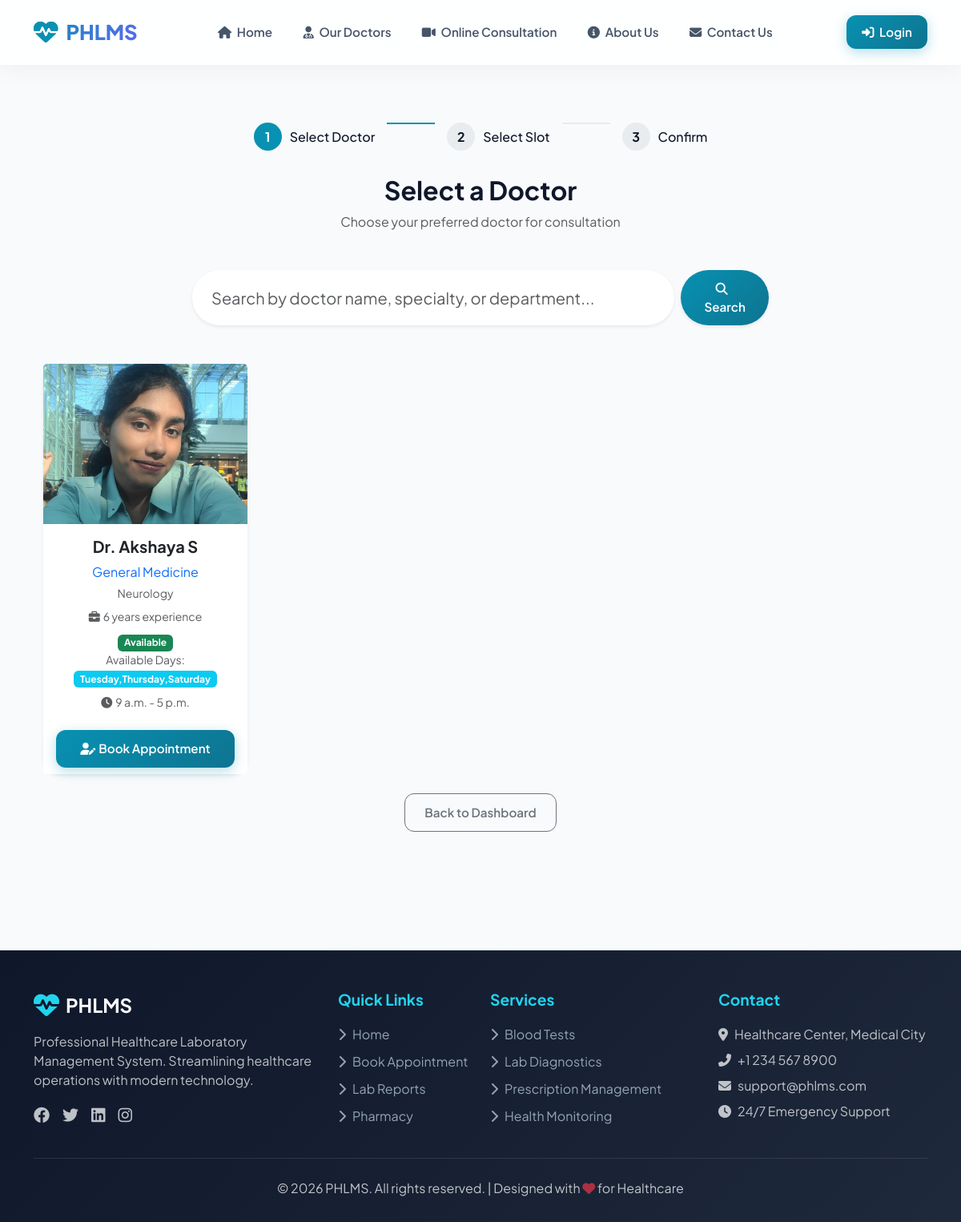
The app's page /patient/book/select-doctor/ with its own data.
### core/models.py (models this page shows, shortened)
class Doctor(models.Model):
    DEPARTMENT_CHOICES = [
        ('General Medicine', 'General Medicine'),
        ('Cardiology', 'Cardiology'),
        ('Neurology', 'Neurology'),
        ('Pediatrics', 'Pediatrics'),
        ('Orthopedics', 'Orthopedics'),
        ('Dermatology', 'Dermatology'),
        ('Ophthalmology', 'Ophthalmology'),
        ('ENT', 'ENT'),
        ('Gynecology', 'Gynecology'),
        ('Psychiatry', 'Psychiatry'),
        ('Physiotherapy', 'Physiotherapy'),
        ('Dental', 'Dental'),
        ('Emergency', 'Emergency'),
        ('Other', 'Other'),
    ]
    user = models.OneToOneField(User, on_delete=models.CASCADE, related_name='doctor_profile')
    hospital = models.ForeignKey(Hospital, on_delete=models.CASCADE)
    specialty = models.CharField(max_length=100)
    department = models.CharField(max_length=100, choices=DEPARTMENT_CHOICES, default='General Medicine', help_text="Doctor's department")
    image = models.ImageField(upload_to='doctors/', blank=True, null=True, help_text="Doctor's photo")
    qualification = models.CharField(max_length=200, blank=True, default='')
    experience = models.IntegerField(default=0, help_text="Years of experience")
    bio = models.TextField(blank=True, default='', help_text="Brief biography")
    available = models.BooleanField(default=True, help_text="Availability for appointments")
    available_days = models.CharField(max_length=100, default='Monday,Tuesday,Wednesday,Thursday,Friday',
        help_text="Days available (comma separated: Monday,Tuesday,Wednesday,Thursday,Friday,Saturday,Sunday)")
    available_start_time = models.TimeField(null=True, blank=True, help_text="Start of working hours")
    available_end_time = models.TimeField(null=True, blank=True, help_text="End of working hours")
    break_start_time = models.TimeField(null=True, blank=True, help_text="Start of break/ward rounds")
    break_end_time = models.TimeField(null=True, blank=True, help_text="End of break/ward rounds")
    max_appointments_per_day = models.IntegerField(default=10, help_text="Maximum appointments per day")
    appointment_fees = models.DecimalField(max_digits=10, decimal_places=2, default=0.00, help_text="Consultation fees")
    salary = models.DecimalField(max_digits=10, decimal_places=2, default=0.00)
    salary_frequency = models.CharField(max_length=20, choices=[('Monthly', 'Monthly'), ('Weekly', 'Weekly')], default='Monthly')
    def __str__(self):
        return f"Dr. {self.user.get_full_name()}"

class User(AbstractUser):
    is_hospital_admin = models.BooleanField(default=False)
    is_doctor = models.BooleanField(default=False)
    is_patient = models.BooleanField(default=False)
    is_lab = models.BooleanField(default=False)
    is_pharmacy = models.BooleanField(default=False)
    is_staff_member = models.BooleanField(default=False)

### core/views.py (the view, shortened to what this page needs)
# urls.py: path('patient/book/select-doctor/', views.select_doctor, name='select_doctor'),
def select_doctor(request):
    doctors = Doctor.objects.filter(available=True, user__is_active=True).select_related('user')
    query = request.GET.get('q')
    return render(request, 'core/select_doctor.html', {'doctors': doctors})

### core/templates/core/select_doctor.html (shortened to what this page needs)
{% extends 'core/base.html' %}
{% block content %}
<div class="container py-5">
    <div class="booking-steps">
        <div class="step active">
            <div class="step-number">1</div>
            <div class="step-label">Select Doctor</div>
        </div>
        <div class="step-connector"></div>
        <div class="step">
            <div class="step-number">2</div>
            <div class="step-label">Select Slot</div>
        </div>
        <div class="step-connector"></div>
        <div class="step">
            <div class="step-number">3</div>
            <div class="step-label">Confirm</div>
        </div>
    </div>
    <div class="text-center mb-5">
        <h2 class="fw-bold">Select a Doctor</h2>
        <p class="text-muted">Choose your preferred doctor for consultation</p>
    </div>
    <div class="row justify-content-center mb-5">
        <div class="col-md-8">
            <form method="get" class="d-flex gap-2">
                <input type="text" name="q" class="form-control form-control-lg rounded-pill border-0 shadow-sm ps-4"
                    placeholder="Search by doctor name, specialty, or department..." value="{{ request.GET.q }}">
                <button type="submit" class="btn btn-primary rounded-pill px-4 shadow-sm">
                    <i class="fas fa-search me-2"></i>Search
                </button>
            </form>
        </div>
    </div>
    <div class="row g-4">
        {% for doctor in doctors %}
        <div class="col-md-4 col-lg-3">
            <div class="card doctor-card h-100 border-0 shadow-sm"
                onclick="window.location.href='{% url 'book_patient_details' doctor.id %}'">
                {% if doctor.image %}
                <img src="{{ doctor.image.url }}" class="card-img-top" alt="{{ doctor }}"
                    style="height: 200px; object-fit: cover;">
                {% else %}
                <div class="bg-light d-flex align-items-center justify-content-center" style="height: 200px;">
                    <i class="fas fa-user-md fa-4x text-muted"></i>
                </div>
                {% endif %}
                <div class="card-body text-center">
                    <h5 class="fw-bold">Dr. {{ doctor.user.get_full_name }}</h5>
                    <p class="text-primary mb-1">{{ doctor.department }}</p>
                    <p class="text-muted small mb-2">{{ doctor.specialty }}</p>
                    {% if doctor.experience %}
                    <p class="text-muted small mb-2"><i class="fas fa-briefcase me-1"></i>{{ doctor.experience }} years
                        experience</p>
                    {% endif %}
                    {% if doctor.available %}
                    <span class="badge bg-success">Available</span>
                    {% else %}
                    <span class="badge bg-warning">Not Available</span>
                    {% endif %}
                    {% if doctor.available_days %}
                    <div class="mb-2">
                        <small class="text-muted d-block">Available Days:</small>
                        <span class="badge bg-info">{{ doctor.available_days }}</span>
                    </div>
                    {% endif %}
                    {% if doctor.available_start_time and doctor.available_end_time %}
                    <p class="text-muted small mb-0"><i class="fas fa-clock me-1"></i>{{ doctor.available_start_time }}
                        - {{ doctor.available_end_time }}</p>
                    {% endif %}
                </div>
                <div class="card-footer bg-white border-top-0 text-center">
                    {% if doctor.available %}
                    <a href="{% url 'book_patient_details' doctor.id %}" class="btn btn-primary btn-sm w-100">
                        <i class="fas fa-user-edit me-1"></i>Book Appointment
                    </a>
                    {% else %}
                    <button class="btn btn-secondary btn-sm w-100" disabled>Not Available</button>
                    {% endif %}
                </div>
            </div>
        </div>
        {% empty %}
        <div class="col-12 text-center py-5">
            <i class="fas fa-user-md fa-3x text-muted mb-3"></i>
            <p class="text-muted fs-5">No doctors found matching your criteria.</p>
            <a href="{% url 'select_doctor' %}" class="btn btn-outline-primary rounded-pill mt-2">Clear Search</a>
        </div>
        {% endfor %}
    </div>
    <div class="text-center mt-4">
        <a href="{% url 'patient_dashboard' %}" class="btn btn-outline-secondary">Back to Dashboard</a>
    </div>
</div>
{% endblock %}

### core/templates/core/base.html (shortened to what this page needs)
<!DOCTYPE html>
<html lang="en">
<head>
    <link href="https://cdn.jsdelivr.net/npm/bootstrap@5.3.0/dist/css/bootstrap.min.css" rel="stylesheet">
    <link rel="stylesheet" href="https://cdnjs.cloudflare.com/ajax/libs/font-awesome/6.4.0/css/all.min.css">
</head>
<body>
    <div class="toast-container position-fixed bottom-0 end-0 p-3" id="toastContainer" style="z-index: 1055;"></div>
    <nav class="navbar navbar-expand-lg mb-0 py-3 sticky-top">
        <div class="container">
            <a class="navbar-brand" href="{% url 'home' %}">
                <i class="fas fa-heartbeat"></i> PHLMS
            </a>
            <div class="collapse navbar-collapse" id="navbarNav">
                <ul class="navbar-nav mx-auto align-items-center">
                    <li class="nav-item"><a class="nav-link" href="{% url 'home' %}"><i class="fas fa-home me-1"></i>
                            Home</a></li>
                    <li class="nav-item"><a class="nav-link" href="#doctors"><i class="fas fa-user-md me-1"></i> Our
                            Doctors</a></li>
                    <li class="nav-item"><a class="nav-link"
                            href="{% if user.is_authenticated %}{% url 'select_doctor' %}{% else %}{% url 'login' %}?next={% url 'select_doctor' %}{% endif %}"><i
                                class="fas fa-video me-1"></i> Online Consultation</a></li>
                    <li class="nav-item"><a class="nav-link" href="{% url 'about' %}"><i
                                class="fas fa-info-circle me-1"></i> About Us</a></li>
                    <li class="nav-item"><a class="nav-link" href="{% url 'contact' %}"><i
                                class="fas fa-envelope me-1"></i> Contact Us</a></li>
                </ul>
                <ul class="navbar-nav align-items-center">
                    {% if user.is_authenticated and not user.is_superuser %}
                    <li class="nav-item dropdown">
                        <a class="nav-link user-dropdown dropdown-toggle" href="#" id="navbarDropdown" role="button"
                            data-bs-toggle="dropdown" aria-expanded="false">
                            <i class="fas fa-user-circle me-1"></i>{{ user.get_full_name|default:user.username }}
                        </a>
                        <ul class="dropdown-menu dropdown-menu-end" aria-labelledby="navbarDropdown">
                            {% if user.is_doctor or user.is_staff_member or user.is_lab or user.is_pharmacy %}
                            <li><a class="dropdown-item" href="{% url 'my_attendance' %}"><i class="fas fa-calendar-check me-2 text-primary"></i>My Attendance</a></li>
                            {% endif %}
                            <li><a class="dropdown-item" href="{% url 'change_password' %}"><i
                                        class="fas fa-key me-2"></i>Change Password</a></li>
                            <li>
                                <hr class="dropdown-divider">
                            </li>
                            <li><a class="dropdown-item text-danger" href="{% url 'logout' %}"><i
                                        class="fas fa-sign-out-alt me-2"></i>Logout</a></li>
                        </ul>
                    </li>
                    {% else %}
                    <li class="nav-item"><a class="nav-link btn btn-primary text-white ms-2" href="{% url 'login' %}"><i
                                class="fas fa-sign-in-alt me-1"></i> Login</a></li>
                    {% endif %}
                </ul>
            </div>
        </div>
    </nav>
    <div class="container main-content pt-4">
        {% block content %}{% endblock %}
    </div>
    <footer class="site-footer">
        <div class="container">
            <div class="row g-4">
                <div class="col-lg-4">
                    <div class="d-flex align-items-center gap-2 mb-3">
                        <i class="fas fa-heartbeat fa-2x" style="color: var(--primary-light);"></i>
                        <span class="fw-bold fs-4">
                            {% if hospital %}
                            {{ hospital.name }}
                            {% elif user.is_authenticated and user.is_hospital_admin and user.hospital_profile %}
                            {{ user.hospital_profile.name }}
                            {% else %}
                            PHLMS
                            {% endif %}
                        </span>
                    </div>
                    <p class="text-light opacity-75">
                        {% if hospital and hospital.address %}
                        {{ hospital.address }}
                        {% elif user.is_authenticated and user.is_hospital_admin and user.hospital_profile.address %}
                        {{ user.hospital_profile.address }}
                        {% else %}
                        Professional Healthcare Laboratory Management System. Streamlining healthcare operations with
                        modern technology.
                        {% endif %}
                    </p>
                    <div class="d-flex gap-3 mt-3">
                        <a href="#" class="text-light opacity-75 fs-5"><i class="fab fa-facebook"></i></a>
                        <a href="#" class="text-light opacity-75 fs-5"><i class="fab fa-twitter"></i></a>
                        <a href="#" class="text-light opacity-75 fs-5"><i class="fab fa-linkedin"></i></a>
                        <a href="#" class="text-light opacity-75 fs-5"><i class="fab fa-instagram"></i></a>
                    </div>
                </div>
                <div class="col-lg-2">
                    <h6 class="footer-title">Quick Links</h6>
                    <a href="{% url 'home' %}" class="footer-link"><i class="fas fa-chevron-right me-2"></i>Home</a>
                    <a href="{% url 'select_doctor' %}" class="footer-link"><i
                            class="fas fa-chevron-right me-2"></i>Book Appointment</a>
                    <a href="{% url 'lab_dashboard' %}" class="footer-link"><i class="fas fa-chevron-right me-2"></i>Lab
                        Reports</a>
                    <a href="{% url 'pharmacy_dashboard' %}" class="footer-link"><i
                            class="fas fa-chevron-right me-2"></i>Pharmacy</a>
                </div>
                <div class="col-lg-3">
                    <h6 class="footer-title">Services</h6>
                    <a href="#" class="footer-link"><i class="fas fa-chevron-right me-2"></i>Blood Tests</a>
                    <a href="#" class="footer-link"><i class="fas fa-chevron-right me-2"></i>Lab Diagnostics</a>
                    <a href="#" class="footer-link"><i class="fas fa-chevron-right me-2"></i>Prescription Management</a>
                    <a href="#" class="footer-link"><i class="fas fa-chevron-right me-2"></i>Health Monitoring</a>
                </div>
                <div class="col-lg-3">
                    <h6 class="footer-title">Contact</h6>
                    {% if hospital %}
                    <p class="text-light opacity-75 mb-2"><i class="fas fa-map-marker-alt me-2"></i>{{ hospital.address }}</p>
                    <p class="text-light opacity-75 mb-2"><i class="fas fa-envelope me-2"></i>{{ hospital.user.email }}
                    </p>
                    {% elif user.is_authenticated and user.is_hospital_admin and user.hospital_profile %}
                    <p class="text-light opacity-75 mb-2"><i class="fas fa-map-marker-alt me-2"></i>{{ user.hospital_profile.address }}</p>
                    <p class="text-light opacity-75 mb-2"><i class="fas fa-envelope me-2"></i>{{ user.email }}</p>
                    {% else %}
                    <p class="text-light opacity-75 mb-2"><i class="fas fa-map-marker-alt me-2"></i>Healthcare Center,
                        Medical City</p>
                    <p class="text-light opacity-75 mb-2"><i class="fas fa-phone-alt me-2"></i>+1 234 567 8900</p>
                    <p class="text-light opacity-75 mb-2"><i class="fas fa-envelope me-2"></i>support@phlms.com</p>
                    {% endif %}
                    <p class="text-light opacity-75"><i class="fas fa-clock me-2"></i>24/7 Emergency Support</p>
                </div>
            </div>
            <div class="footer-bottom text-center">
                <p class="mb-0 text-light opacity-75">&copy; 2026 PHLMS. All rights reserved. | Designed with <i
                        class="fas fa-heart text-danger"></i> for Healthcare</p>
            </div>
        </div>
    </footer>
</body>
</html>

### records on screen
Doctor: image (picture), user.get_full_name "Akshaya S", department "General Medicine", specialty "Neurology", experience "6", available "Available", available_days "Tuesday,Thursday,Saturday", available_start_time "9 a.m.", available_end_time "5 p.m."
